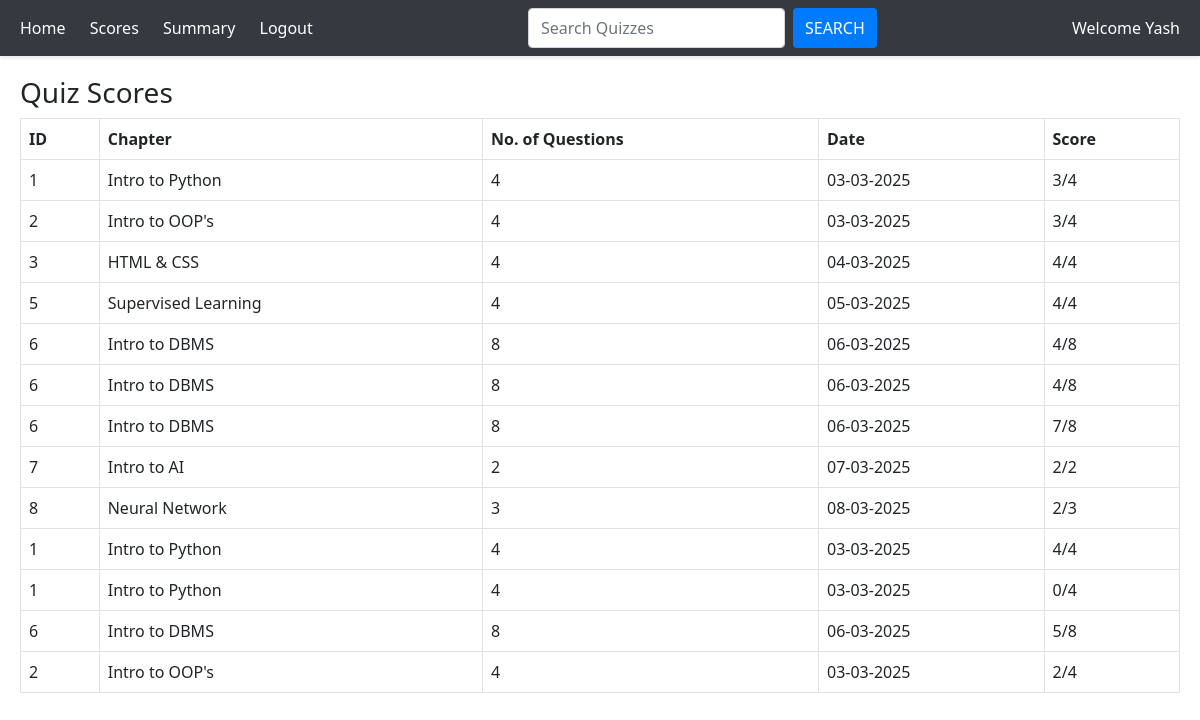
Screenshot of /view_scores/2 with the database file from the repository.
### application/models.py (models this page shows)
class User(db.Model):
    id = db.Column(db.Integer, primary_key=True)
    username = db.Column(db.String(), unique=True, nullable=False)
    password = db.Column(db.String(), nullable=False)
    full_name = db.Column(db.String(), nullable=False)
    qualification = db.Column(db.String())
    dob = db.Column(db.Date)
    is_admin = db.Column(db.String(), default="general")
    scores = db.relationship('Score', backref='user', lazy=True)

class Score(db.Model):
    id = db.Column(db.Integer, primary_key=True)
    quiz_id = db.Column(db.Integer, db.ForeignKey('quiz.id'), nullable=False)
    user_id = db.Column(db.Integer, db.ForeignKey('user.id'), nullable=False)
    time_stamp_of_attempt = db.Column(db.DateTime, default=datetime.utcnow)
    total_scored = db.Column(db.Integer, nullable=False)

class Chapter(db.Model):
    id = db.Column(db.Integer, primary_key=True)
    name = db.Column(db.String(), nullable=False)
    description = db.Column(db.Text)
    subject_id = db.Column(db.Integer, db.ForeignKey('subject.id'), nullable=False)
    quizzes = db.relationship('Quiz', backref='chapter', lazy=True, cascade ="all, delete-orphan")

class Quiz(db.Model):
    id = db.Column(db.Integer, primary_key=True)
    chapter_id = db.Column(db.Integer, db.ForeignKey('chapter.id'), nullable=False)
    date_of_quiz = db.Column(db.Date)
    time_duration = db.Column(db.Time)
    is_active = db.Column(db.Boolean, default=True)
    title = db.Column(db.String())
    questions = db.relationship('Question', backref='quiz', lazy=True, cascade="all, delete-orphan")
    scores = db.relationship('Score', backref='quiz', lazy=True, cascade="all, delete-orphan")

### application/controllers.py (the view)
@app.route("/view_scores/<int:user_id>")
def view_scores(user_id):
    user = User.query.get_or_404(user_id)
    scores = Score.query.filter_by(user_id=user.id).all()
    return render_template(
        "view_scores.html", scores=scores, user_id=user_id, user=user
    )

### templates/view_scores.html (shortened to what this page needs)
<!DOCTYPE html>
<html lang="en">
<head>
    <link rel="stylesheet" href="{{url_for('static', filename ='user_dash.css')}}">
    <link href="https://cdn.jsdelivr.net/npm/bootstrap@5.0.2/dist/css/bootstrap.min.css" rel="stylesheet"
>
</head>
<body>
    <div class="main">
        <nav class="navbar">
            <div>
                <a href="{{url_for('user_dashboard', user_id=user_id)}}">Home </a>
                <a href="{{url_for('view_scores',user_id =user.id)}}">Scores</a>
                <a href="{{url_for('user_summary', user_id =user.id)}}">Summary</a>
                <a href="/login">Logout</a>
            </div>
                <form class="d-flex" action="{{ url_for('user_dashboard', user_id=user.id) }}" method=["GET"]>
                    <input class="form-control me-2" type="search" placeholder="Search Quizzes" name="search_query" value="{{ search_query }}">
                    <button class="btn btn-outline-success" type="submit">Search</button>
                </form>
                <span class="navbar-text">Welcome {{user.username}}</span>
        </nav>
        <div class="dashboard">
            <h3>Quiz Scores</h3>
            <table class="table table-bordered">
                <thead>
                    <tr>
                        <th>ID</th>
                        <th>Chapter</th>
                        <th>No. of Questions</th>
                        <th>Date</th>
                        <th>Score</th>
                    </tr>
                </thead>
                <tbody>
                    {% for score in scores %}
                    <tr>
                        <td>{{score.quiz_id}}</td>
                        <td> {{score.quiz.chapter.name}}</td>
                        <td>{{score.quiz.questions|length}}</td>
                        <td>{{score.quiz.date_of_quiz.strftime('%d-%m-%Y')}}</td>
                        <td>{{score.total_scored}}/{{score.quiz.questions|length}}</td>
                    </tr>
                    {% endfor %}
                </tbody>
            </table>
        </div>
    </div>
</body>
</html>

### static/user_dash.css (style rules this page uses)
* { margin:0px; padding:0px; box-sizing: border-box; }
body { font-family: Arial,sans-serif; margin:0px; padding:0px; background-color: #f4f6f9; color: #333; }
.navbar { background-color:#343a40; color:white; padding:15px 20px; display:flex; justify-content: space-between; align-items:center; box-shadow: 0 2px 4px rgba(0,0,0,0.1); }
.navbar a { color: #fff; text-decoration:None; margin-right:20px; font-weight: 500; transition: color 0.3s ease; }
.navbar button { background-color: #007bff; color:white; border:none; padding: 8px 12px; border-radius: 4px; cursor: pointer; transition: background-color 0.3s ease; }
.dashboard { padding: 20px; flex-wrap: wrap; justify-content: flex-start; gap: 20px; }
.btn { padding:8px 12px; border: none; border-radius: 4px; cursor:pointer; text-transform: uppercase; font-size: 12px; font-weight: 500; transition: background-color 0.3s ease; text-decoration:none; display:inline-block; }

### rows the page displays
User: username "Yash"
Score: quiz_id "1", quiz.chapter.name "Intro to Python", quiz.questions|length "4", quiz.date_of_quiz "03-03-2025", total_scored "3"
Score: quiz_id "2", quiz.chapter.name "Intro to OOP's", quiz.questions|length "4", quiz.date_of_quiz "03-03-2025", total_scored "3"
Score: quiz_id "3", quiz.chapter.name "HTML & CSS", quiz.questions|length "4", quiz.date_of_quiz "04-03-2025", total_scored "4"
Score: quiz_id "5", quiz.chapter.name "Supervised Learning", quiz.questions|length "4", quiz.date_of_quiz "05-03-2025", total_scored "4"
Score: quiz_id "6", quiz.chapter.name "Intro to DBMS", quiz.questions|length "8", quiz.date_of_quiz "06-03-2025", total_scored "4"
Score: quiz_id "6", quiz.chapter.name "Intro to DBMS", quiz.questions|length "8", quiz.date_of_quiz "06-03-2025", total_scored "4"
Score: quiz_id "6", quiz.chapter.name "Intro to DBMS", quiz.questions|length "8", quiz.date_of_quiz "06-03-2025", total_scored "7"
Score: quiz_id "7", quiz.chapter.name "Intro to AI", quiz.questions|length "2", quiz.date_of_quiz "07-03-2025", total_scored "2"
Score: quiz_id "8", quiz.chapter.name "Neural Network", quiz.questions|length "3", quiz.date_of_quiz "08-03-2025", total_scored "2"
Score: quiz_id "1", quiz.chapter.name "Intro to Python", quiz.questions|length "4", quiz.date_of_quiz "03-03-2025", total_scored "4"
Score: quiz_id "1", quiz.chapter.name "Intro to Python", quiz.questions|length "4", quiz.date_of_quiz "03-03-2025", total_scored "0"
Score: quiz_id "6", quiz.chapter.name "Intro to DBMS", quiz.questions|length "8", quiz.date_of_quiz "06-03-2025", total_scored "5"
Score: quiz_id "2", quiz.chapter.name "Intro to OOP's", quiz.questions|length "4", quiz.date_of_quiz "03-03-2025", total_scored "2"
